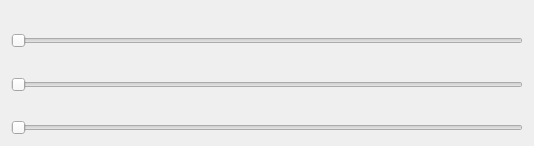
<?xml version="1.0" encoding="UTF-8"?>
<ui version="4.0">
 <class>ColorProgressBarTest</class>
 <widget class="QWidget" name="ColorProgressBarTest">
  <property name="geometry">
   <rect>
    <x>0</x>
    <y>0</y>
    <width>534</width>
    <height>146</height>
   </rect>
  </property>
  <property name="windowTitle">
   <string>多彩进度条</string>
  </property>
  <layout class="QVBoxLayout" name="verticalLayout">
   <item>
    <widget class="ColorProgressBar" name="colorProgressBar1" native="true"/>
   </item>
   <item>
    <widget class="QSlider" name="slider1">
     <property name="maximum">
      <number>100</number>
     </property>
     <property name="orientation">
      <enum>Qt::Horizontal</enum>
     </property>
     <property name="tickPosition">
      <enum>QSlider::NoTicks</enum>
     </property>
     <property name="tickInterval">
      <number>1</number>
     </property>
    </widget>
   </item>
   <item>
    <widget class="ColorProgressBar" name="colorProgressBar2" native="true"/>
   </item>
   <item>
    <widget class="QSlider" name="slider2">
     <property name="maximum">
      <number>100</number>
     </property>
     <property name="orientation">
      <enum>Qt::Horizontal</enum>
     </property>
    </widget>
   </item>
   <item>
    <widget class="ColorProgressBar" name="colorProgressBar3" native="true"/>
   </item>
   <item>
    <widget class="QSlider" name="slider3">
     <property name="maximum">
      <number>100</number>
     </property>
     <property name="orientation">
      <enum>Qt::Horizontal</enum>
     </property>
    </widget>
   </item>
  </layout>
 </widget>
 <customwidgets>
  <customwidget>
   <class>ColorProgressBar</class>
   <extends>QWidget</extends>
   <header>colorprogressbar.h</header>
   <container>1</container>
  </customwidget>
 </customwidgets>
 <resources/>
 <connections/>
</ui>
